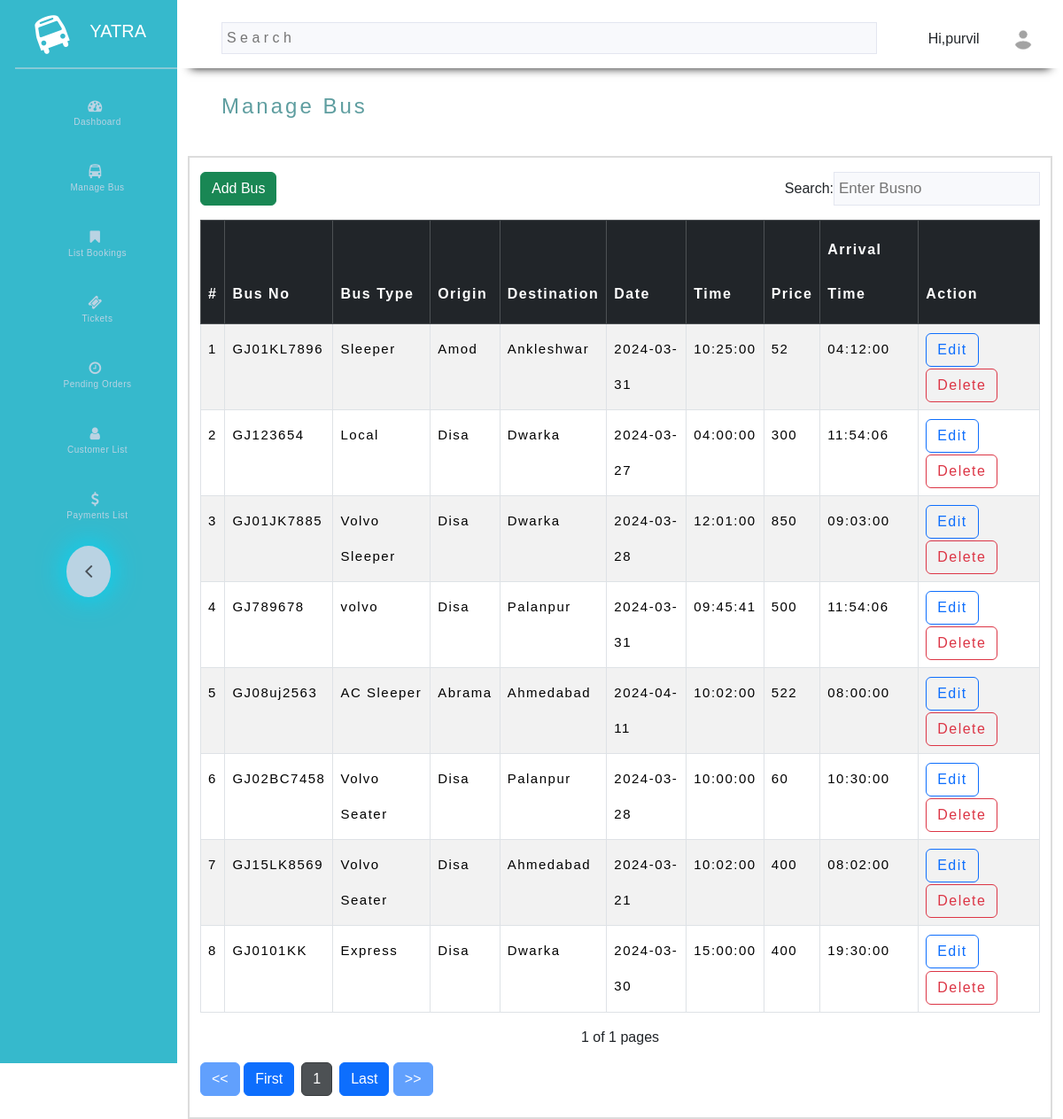
/admin/managebus.php (signed in), run on the app's committed database.
### tables this page shows
CREATE TABLE IF NOT EXISTS `bus` (
  `no` varchar(25) NOT NULL,
  `type` varchar(255) NOT NULL,
  `origin` varchar(250) NOT NULL,
  `destination` varchar(250) NOT NULL,
  `date` date NOT NULL,
  `time` time NOT NULL,
  `price` int(11) NOT NULL,
  `arrival_time` time NOT NULL,
  PRIMARY KEY (`no`)
);

### admin/managebus.php (the view, shortened to what this page needs)
<?php
include 'connection.php';
?>
<!DOCTYPE html>
<html lang="en">
<head>
    <link rel="stylesheet" href="style.css">
    <link rel="stylesheet" href="css/bootstrap.min.css">
</head>
<body>
<?php
if (isset($_GET['page'])) {
  $page = $_GET['page'];
} else {
  $page = 1;
}
  $username=$_SESSION['username'];
  $headersql=mysqli_query($conn,"SELECT * FROM admin where username='$username'")or die(mysqli_error());
  $headerrow=mysqli_fetch_array($headersql);
  if($headerrow['level'] == 'owner')
  {
    include 'header.php';
  }
  else{
    include 'header1.php';
  }
  ?>
   <h4>Manage Bus</h4>
               <div class="container" style="margin-top:90px;">
                        <div class="container-fluid" style="border:2px solid rgba(81, 80, 80, 0.2);">
      <div class="card-shadow mb-4">
        <div class="card-header py-3 d-flex justify-content-between">
          <button type="button" class="btn btn-success pull-right" data-bs-toggle="modal" data-bs-target="#ModalTujuan">
          Add Bus
          </button>
          <div>
           Search:<input type="text" id="myInput" onkeyup="myFunction()" placeholder="Enter Busno" style="background-color:rgb(248, 249, 252);border:1px solid rgb(227, 230, 240);font-size:17px;padding:5px;">
            </div>
        </div>
        <div class="card-body">
        <div class="table-responsive">
        <table id="myTable" class="table table-bordered table-hover table-striped">
									<thead class="table-dark">
										<tr style="line-height:50px;letter-spacing:1.5px;">
                                        <th scope="col">#</th>
										<th scope="col">Bus No</th>
                                        <th>Bus Type</th>
										<th scope="col">Origin</th>
										<th>Destination</th>
										<th scope="col">Date</th>
                                        <th scope="col">Time</th>
										<th>Price</th>
											<th scope="col">Arrival Time</th>
                      <th scope="col">Action</th>
										</tr>
									</thead>
									<tbody style="font-size: 14px;font-weight: 300;">
                  <?php
                                        $LimitPerPage = 10;
                                        $offset = ($page - 1) * $LimitPerPage;
                                        $query = "SELECT * From bus LIMIT $LimitPerPage OFFSET  $offset";
                                        $result = mysqli_query($conn, $query);
                                        $sno= $offset + 1;
                                    while($row1 = mysqli_fetch_assoc($result)){
                                         ?>
                                          <tr style="line-height:40px;letter-spacing:1.5px;font-size:15px;">
                                          <td><?php echo $sno;?></td>
										  <td><?php echo $row1['no'];?></td>
                                          <td><?php echo $row1['type'];?></td>
                                          <td><?php echo $row1['origin'];?></td>
                                          <td><?php echo $row1['destination'];?></td>
                                          <td><?php echo $row1['date']?></td>
                                          <td><?php echo $row1['time'];?></td>
                                          <td><?php echo $row1['price'];?></td>
                                          <td><?php echo $row1['arrival_time'];?></td>
                                          <td>
                                          <a href='http://localhost/bus/admin/updatebus.php?no=<?php echo $row1['no']?>' class='btn btn-outline-primary'>Edit</a>
                                            <a href='http://localhost/bus/admin/managebus_script.php?no=<?php echo $row1['no']?>' onclick="return confirm('Are you sure you want to delete this item?')" class='btn btn-outline-danger'>Delete</a></td>
                                          </tr>
										  <?php
                                          $sno++;
                                        }
                                       ?>
									</tbody>
								</table>
                <?php
    $CountQuery = "SELECT count(*) FROM bus";
    $res = mysqli_query($conn, $CountQuery);
    $records = mysqli_fetch_array($res)[0];
    $totalpages = ceil($records / $LimitPerPage);
    ?>
    <p style="text-align:center;"><?php echo $page." of ".$totalpages." pages "; ?></p>
    <a class="btn btn-primary
     <?php
      if($page <= 1){
        echo 'disabled';
         }
         ?>"
    href="<?php if($page <= 1){ echo '#'; }
    else {
       echo "?page=".($page - 1);
       } ?>">
    &lt;&lt;
    </a>
    <?php
    echo '<a class="btn btn-primary" href = "?page=1">First</a>';
    for($num = 1; $num<= $totalpages; $num++) {
        if($page==$num){
        echo '<a class="btn btn-dark active mx-2" href = "?page=' . $num . '">' . $num . ' </a>';
        } else{
        echo '<a class="btn btn-primary mx-2" href = "?page=' . $num . '">' . $num . ' </a>';
        }
    }
    echo '<a class="btn btn-primary" href = "?page='.$totalpages.'">Last</a>';
    ?>
    <a class="btn btn-primary <?php if($page >= $totalpages){
      echo 'disabled';
       } ?>"
    href="<?php if($page >= $totalpages){
       echo '#';
        } else {
          echo "?page=".($page + 1);
           } ?>">
    &gt;&gt;
    </a>
          </div>
</div>
</div>
</div>
</div>
</body>
</html>

### admin/header1.php (shortened to what this page needs)
<!DOCTYPE html>
<html lang="en">
<head>
    <link rel="stylesheet" href="css/bootstrap.min.css">
     <link rel="stylesheet" href="font-awesome/css/font-awesome.min.css">
     <link rel="stylesheet" href="style.css">
</head>
<?php
include 'connection.php';
  $username=$_SESSION['username'];
  $sql5=mysqli_query($conn,"SELECT * FROM admin where username='$username'")or die(mysqli_error());
  $row5=mysqli_fetch_array($sql5);
  ?>
<body>
<div id="cont">
        <div class="header">
         <i class="fa fa-bus text-white fs-1 mt-2" style="transform: rotate(-20deg);"></i>
        <p>YATRA</p>
        </div>
        <div class="main-link">
            <a class="link" href="http://localhost/bus/admin/dashboard.php">
               <i class="fa fa-fw fa-tachometer"></i>&nbsp;<h6>Dashboard</h6>
            </a>
              <a class="link" href="http://localhost/bus/admin/managebus.php">
              <i class="fa fa fa-bus"></i>&nbsp;<h6>Manage Bus</h6>
              </a>
              <a class="link" href="http://localhost/bus/admin/list_booking.php">
              <i class="fa fa-bookmark"></i>&nbsp;<h6>List Bookings</h6>
              </a>
              <a class="link" href="http://localhost/bus/admin/ticket.php">
              <i class="fa fa-ticket"></i>&nbsp;<h6>Tickets</h6>
              </a>
              <a class="link" href="http://localhost/bus/admin/pending.php">
              <i class="fa fa-clock-o"></i>&nbsp;<h6>Pending Orders</h6>
              </a>
              <a class="link" href="http://localhost/bus/admin/customer.php">
             <i class="fa fa-user"></i>&nbsp;<h6>Customer List</h6>
             </a>
             <a class="link" href="http://localhost/bus/admin/payment_list.php">
             <i class="fa fa-dollar"></i>&nbsp;<h6>Payments List</h6>
             </a>
          </div>
          <div class="text-center d-none d-md-inline">
        <button onclick="toggleWidth()" class="rounded-circle border-0" id="sidebarToggle"><i class="fa fa-angle-left"></i></button>
      </div>
    </div>
    <div class="first">
    <input type="text" placeholder="S e a r c h" style="margin:25px;background-color:rgb(248, 249, 252);border:1px solid rgb(227, 230, 240);margin-left:50px;padding:5px;width:74%;">
        <div class="dropdown">
        Hi,<?php echo $row5['username'];?>
                <img src="http://localhost/bus/admin/img/default.png" alt="" srcset="">
                    </div>
</body>
</html>

### admin/style.css (style rules this page uses)
body { font-family: 'Rubik', 'Lucida Sans Regular', 'Lucida Grande', 'Lucida Sans Unicode', Geneva, Verdana, sans-serif; display: flex; }
#cont { background-color: #36b9cc; width:20%; max-height: 100px; margin-left: 0; padding-bottom: 100%; transition: all 0.7s ease-in-out; overflow-wrap: break-word; text-align: center; }
.header { background-color: #36b9cc; display: flex; margin-left: 17px; padding: 10px 25px; border-bottom: 2px solid #86cad6; }
.header p { margin-top: 10px; margin-left: 25px; color: white; font-size: 20px; }
.main-link { text-align: center; justify-content: center; }
.link { text-align: center; justify-content: center; width: 90%; float: right; height: auto; text-align: center; margin-top: 30px; border-bottom-left-radius: 25px; border-top-left-radius: 25px; text-decoration: none; color: #bad3e3; letter-spacing: 0.5px; font-weight: 500; transition: all 0.4s ease-in-out; }
.link h6 { font-size: 10px; }
#cont button { margin-top:20px; width: 50px; padding:10px; background-color:#bad3e3; font-size: 25px; font-weight: bolder; color: #495057; box-shadow: 0px 0px 30px 2px #07d4f3; }
.first { background-color:white; width: 100%; height: 77px; box-shadow: 0px 15px 10px -15px #111; }
.first h4 { margin-top: 20px; margin-left: 50px; width: 50%; float: left; letter-spacing: 3px; color: cadetblue; }
.dropdown { width:auto; float: right; margin-top: 0px; position: relative; }
.dropdown img { width: 30px; height: auto; margin: 30px; }

### data on the page
bus: no "GJ01KL7896", type "Sleeper", origin "Amod", destination "Ankleshwar", date "2024-03-31", time "10:25:00", price "52", arrival_time "04:12:00"
bus: no "GJ123654", type "Local", origin "Disa", destination "Dwarka", date "2024-03-27", time "04:00:00", price "300", arrival_time "11:54:06"
bus: no "GJ01JK7885", type "Volvo Sleeper", origin "Disa", destination "Dwarka", date "2024-03-28", time "12:01:00", price "850", arrival_time "09:03:00"
bus: no "GJ789678", type "volvo", origin "Disa", destination "Palanpur", date "2024-03-31", time "09:45:41", price "500", arrival_time "11:54:06"
bus: no "GJ08uj2563", type "AC Sleeper", origin "Abrama", destination "Ahmedabad", date "2024-04-11", time "10:02:00", price "522", arrival_time "08:00:00"
bus: no "GJ02BC7458", type "Volvo Seater", origin "Disa", destination "Palanpur", date "2024-03-28", time "10:00:00", price "60", arrival_time "10:30:00"
bus: no "GJ15LK8569", type "Volvo Seater", origin "Disa", destination "Ahmedabad", date "2024-03-21", time "10:02:00", price "400", arrival_time "08:02:00"
bus: no "GJ0101KK", type "Express", origin "Disa", destination "Dwarka", date "2024-03-30", time "15:00:00", price "400", arrival_time "19:30:00"

### other printed values
$row5['username'] "purvil"
$page "1"
$totalpages "1"
